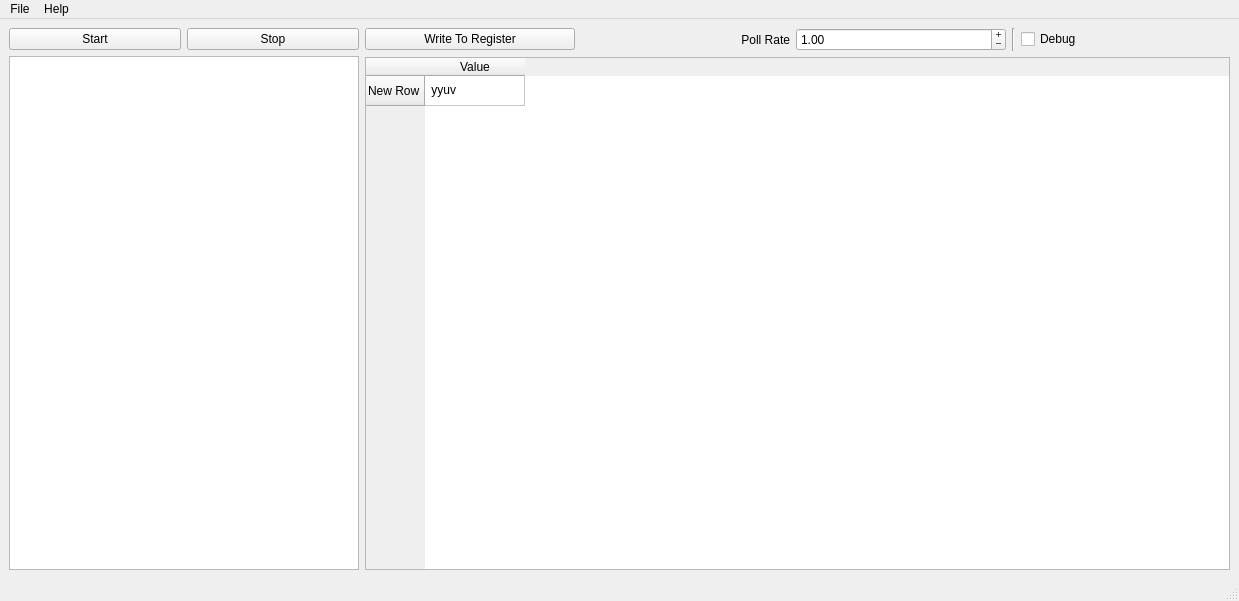
<?xml version="1.0" encoding="UTF-8"?>
<ui version="4.0">
 <class>MainWindow</class>
 <widget class="QMainWindow" name="MainWindow">
  <property name="geometry">
   <rect>
    <x>0</x>
    <y>0</y>
    <width>1239</width>
    <height>601</height>
   </rect>
  </property>
  <property name="windowTitle">
   <string>Modbus Master Tool</string>
  </property>
  <property name="windowIcon">
   <iconset>
    <normaloff>../modbus.png</normaloff>../modbus.png</iconset>
  </property>
  <widget class="QWidget" name="centralwidget">
   <layout class="QHBoxLayout" name="horizontalLayout_3">
    <item>
     <layout class="QVBoxLayout" name="verticalLayout_2">
      <item>
       <layout class="QHBoxLayout" name="horizontalLayout">
        <item>
         <widget class="QPushButton" name="btnStart">
          <property name="text">
           <string>Start</string>
          </property>
         </widget>
        </item>
        <item>
         <widget class="QPushButton" name="btnStop">
          <property name="text">
           <string>Stop</string>
          </property>
         </widget>
        </item>
       </layout>
      </item>
      <item>
       <widget class="QTreeWidget" name="treeWidget">
        <property name="maximumSize">
         <size>
          <width>350</width>
          <height>16777215</height>
         </size>
        </property>
        <property name="rootIsDecorated">
         <bool>true</bool>
        </property>
        <property name="uniformRowHeights">
         <bool>false</bool>
        </property>
        <property name="itemsExpandable">
         <bool>true</bool>
        </property>
        <property name="animated">
         <bool>true</bool>
        </property>
        <property name="headerHidden">
         <bool>true</bool>
        </property>
        <attribute name="headerVisible">
         <bool>false</bool>
        </attribute>
       </widget>
      </item>
     </layout>
    </item>
    <item>
     <layout class="QVBoxLayout" name="verticalLayout">
      <item>
       <layout class="QHBoxLayout" name="horizontalLayout_2">
        <item>
         <widget class="QPushButton" name="btnWrite">
          <property name="text">
           <string>Write To Register</string>
          </property>
         </widget>
        </item>
        <item>
         <widget class="QLabel" name="label">
          <property name="text">
           <string>Poll Rate</string>
          </property>
          <property name="alignment">
           <set>Qt::AlignRight|Qt::AlignTrailing|Qt::AlignVCenter</set>
          </property>
         </widget>
        </item>
        <item>
         <widget class="QDoubleSpinBox" name="spinBoxPollRate">
          <property name="buttonSymbols">
           <enum>QAbstractSpinBox::PlusMinus</enum>
          </property>
          <property name="singleStep">
           <double>0.100000000000000</double>
          </property>
          <property name="value">
           <double>1.000000000000000</double>
          </property>
         </widget>
        </item>
        <item>
         <widget class="Line" name="line_2">
          <property name="orientation">
           <enum>Qt::Vertical</enum>
          </property>
         </widget>
        </item>
        <item>
         <widget class="QCheckBox" name="checkDebug">
          <property name="text">
           <string>Debug</string>
          </property>
         </widget>
        </item>
       </layout>
      </item>
      <item>
       <widget class="QTableWidget" name="tableWidget">
        <property name="gridStyle">
         <enum>Qt::SolidLine</enum>
        </property>
        <property name="cornerButtonEnabled">
         <bool>false</bool>
        </property>
        <attribute name="horizontalHeaderVisible">
         <bool>true</bool>
        </attribute>
        <attribute name="horizontalHeaderShowSortIndicator" stdset="0">
         <bool>false</bool>
        </attribute>
        <attribute name="horizontalHeaderStretchLastSection">
         <bool>false</bool>
        </attribute>
        <attribute name="verticalHeaderVisible">
         <bool>true</bool>
        </attribute>
        <attribute name="verticalHeaderCascadingSectionResizes">
         <bool>false</bool>
        </attribute>
        <attribute name="verticalHeaderShowSortIndicator" stdset="0">
         <bool>false</bool>
        </attribute>
        <attribute name="verticalHeaderStretchLastSection">
         <bool>false</bool>
        </attribute>
        <row>
         <property name="text">
          <string>New Row</string>
         </property>
        </row>
        <column>
         <property name="text">
          <string>Value</string>
         </property>
        </column>
        <item row="0" column="0">
         <property name="text">
          <string> yyuv</string>
         </property>
         <property name="flags">
          <set>ItemIsSelectable|ItemIsDragEnabled|ItemIsUserCheckable|ItemIsEnabled|ItemIsTristate</set>
         </property>
        </item>
       </widget>
      </item>
     </layout>
    </item>
   </layout>
  </widget>
  <widget class="QStatusBar" name="statusBar"/>
  <widget class="QMenuBar" name="menuBar">
   <property name="geometry">
    <rect>
     <x>0</x>
     <y>0</y>
     <width>1239</width>
     <height>21</height>
    </rect>
   </property>
   <widget class="QMenu" name="menuFile">
    <property name="title">
     <string>File</string>
    </property>
    <addaction name="actionSetup"/>
    <addaction name="separator"/>
    <addaction name="actionQuit"/>
   </widget>
   <widget class="QMenu" name="menuHelp">
    <property name="title">
     <string>Help</string>
    </property>
   </widget>
   <addaction name="menuFile"/>
   <addaction name="menuHelp"/>
  </widget>
  <action name="actionSetup">
   <property name="text">
    <string>Setup</string>
   </property>
  </action>
  <action name="actionQuit">
   <property name="text">
    <string>Quit</string>
   </property>
  </action>
 </widget>
 <resources/>
 <connections/>
</ui>
